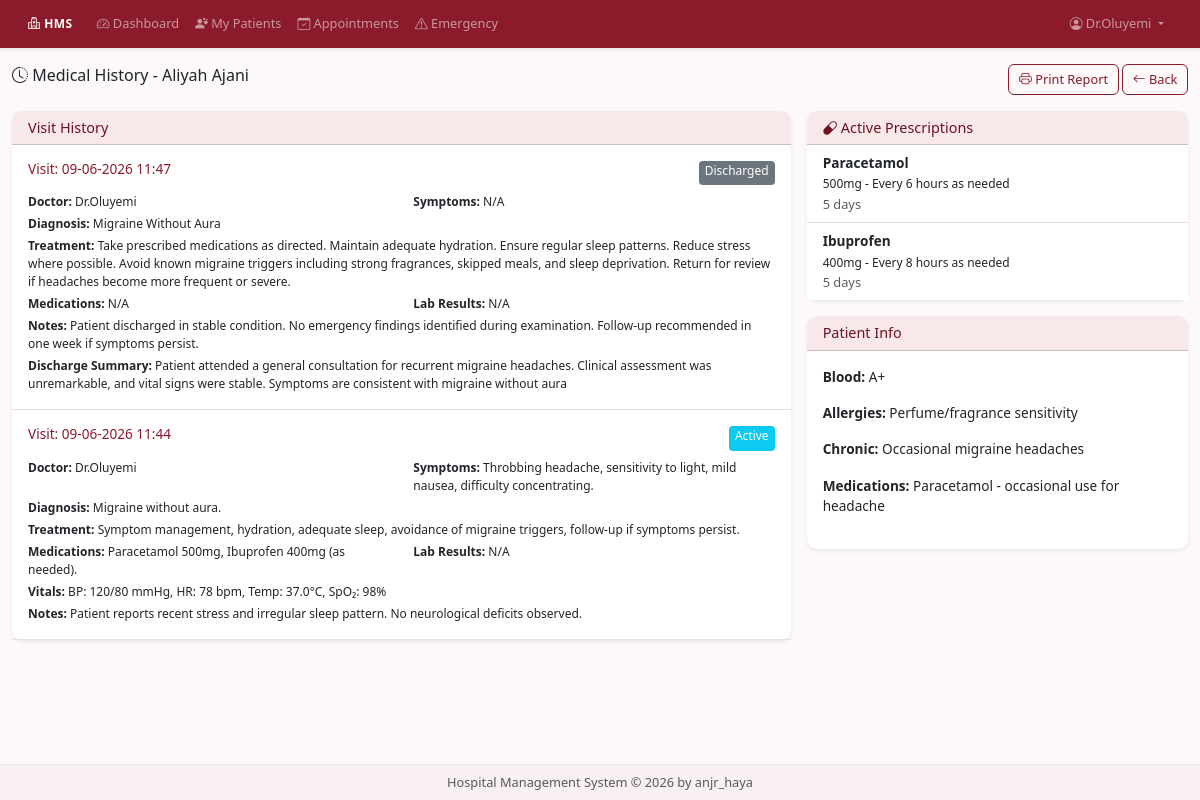
/doctor/medical-history/1 (signed in), run on the app's committed database.
### models/user.py (models this page shows, shortened)
class User(UserMixin, db.Model):
    __tablename__ = 'users'
    id = db.Column(db.Integer, primary_key=True)
    username = db.Column(db.String(80), unique=True, nullable=False)
    password_hash = db.Column(db.String(128), nullable=False)
    role = db.Column(db.String(20), nullable=False)
    name = db.Column(db.String(100), nullable=False)
    email = db.Column(db.String(120), unique=True)
    phone = db.Column(db.String(20))
    is_active_account = db.Column(db.Boolean, default=True)
    created_at = db.Column(db.DateTime, default=datetime.utcnow)
    last_login = db.Column(db.DateTime)
    doctor_profile = db.relationship('Doctor', backref='user', uselist=False, lazy=True)
    notifications = db.relationship('Notification', backref='user', lazy=True, foreign_keys='Notification.user_id')
    activities = db.relationship('ActivityLog', backref='user', lazy=True)
    ROLES = {'admin', 'doctor', 'receptionist', 'nurse'}
    @property
    def is_admin(self):
        return self.role == 'admin'
    @property
    def is_doctor(self):
        return self.role == 'doctor'

### models/patient.py (models this page shows, shortened)
class Patient(db.Model):
    __tablename__ = 'patients'
    id = db.Column(db.Integer, primary_key=True)
    first_name = db.Column(db.String(50), nullable=False)
    last_name = db.Column(db.String(50), nullable=False)
    date_of_birth = db.Column(db.Date, nullable=False)
    gender = db.Column(db.String(10), nullable=False)
    blood_group = db.Column(db.String(5))
    phone = db.Column(db.String(20), nullable=False)
    email = db.Column(db.String(120))
    address = db.Column(db.Text)
    city = db.Column(db.String(50))
    state = db.Column(db.String(50))
    zip_code = db.Column(db.String(10))
    emergency_contact_name = db.Column(db.String(100))
    emergency_contact_phone = db.Column(db.String(20))
    emergency_contact_relation = db.Column(db.String(50))
    allergies = db.Column(db.Text)
    chronic_conditions = db.Column(db.Text)
    current_medications = db.Column(db.Text)
    past_surgeries = db.Column(db.Text)
    family_medical_history = db.Column(db.Text)
    insurance_provider = db.Column(db.String(100))
    insurance_policy_number = db.Column(db.String(50))
    registration_date = db.Column(db.DateTime, default=datetime.utcnow)
    is_active = db.Column(db.Boolean, default=True)
    last_visit = db.Column(db.DateTime)
    created_by = db.Column(db.Integer, db.ForeignKey('users.id'))
    appointments = db.relationship('Appointment', backref='patient', lazy=True)
    medical_records = db.relationship('MedicalRecord', backref='patient', lazy=True)
    prescriptions = db.relationship('Prescription', backref='patient', lazy=True)
    bills = db.relationship('Billing', backref='patient', lazy=True)
    queue_entries = db.relationship('EmergencyQueue', backref='patient', lazy=True)
    @property
    def full_name(self):
        return f"{self.first_name} {self.last_name}"

### models/medical_record.py (models this page shows, shortened)
class MedicalRecord(db.Model):
    __tablename__ = 'medical_records'
    id = db.Column(db.Integer, primary_key=True)
    patient_id = db.Column(db.Integer, db.ForeignKey('patients.id'), nullable=False)
    doctor_id = db.Column(db.Integer, db.ForeignKey('doctors.id'), nullable=False)
    appointment_id = db.Column(db.Integer, db.ForeignKey('appointments.id'), nullable=True)
    visit_date = db.Column(db.DateTime, default=datetime.utcnow)
    chief_complaint = db.Column(db.Text)
    symptoms = db.Column(db.Text)
    diagnosis = db.Column(db.Text, nullable=False)
    treatment_plan = db.Column(db.Text)
    medications_prescribed = db.Column(db.Text)
    lab_tests_ordered = db.Column(db.Text)
    lab_results = db.Column(db.Text)
    vital_signs = db.Column(db.Text)
    notes = db.Column(db.Text)
    follow_up_date = db.Column(db.Date)
    is_discharged = db.Column(db.Boolean, default=False)
    discharge_summary = db.Column(db.Text)
    created_at = db.Column(db.DateTime, default=datetime.utcnow)

### models/prescription.py (models this page shows, shortened)
class Prescription(db.Model):
    __tablename__ = 'prescriptions'
    id = db.Column(db.Integer, primary_key=True)
    patient_id = db.Column(db.Integer, db.ForeignKey('patients.id'), nullable=False)
    doctor_id = db.Column(db.Integer, db.ForeignKey('doctors.id'), nullable=False)
    medication_name = db.Column(db.String(200), nullable=False)
    dosage = db.Column(db.String(100), nullable=False)
    frequency = db.Column(db.String(100), nullable=False)
    duration = db.Column(db.String(100))
    route = db.Column(db.String(50))
    instructions = db.Column(db.Text)
    refill_count = db.Column(db.Integer, default=0)
    is_active = db.Column(db.Boolean, default=True)
    prescribed_date = db.Column(db.DateTime, default=datetime.utcnow)
    prescribed_by = db.Column(db.Integer, db.ForeignKey('users.id'))

### controllers/doctor_routes.py (the view)
@doctor_bp.route('/medical-history/<int:patient_id>')
@login_required
@role_required('doctor')
def medical_history(patient_id):
    patient = Patient.query.get_or_404(patient_id)
    records = MedicalRecord.query.filter_by(patient_id=patient_id).order_by(MedicalRecord.visit_date.desc()).all()
    prescriptions = Prescription.query.filter_by(patient_id=patient_id, is_active=True).all()
    return render_template('doctor/medical_history.html', patient=patient, records=records, prescriptions=prescriptions)

### models/__init__.py (called while the page is built)
@login_manager.user_loader
def load_user(user_id):
    return User.query.get(int(user_id))

### views/templates/doctor/medical_history.html (shortened to what this page needs)
{% extends "base.html" %}
{% block content %}
<div class="d-flex justify-content-between align-items-center mb-3 no-print">
    <h4><i class="bi bi-clock-history"></i> Medical History - {{ patient.full_name }}</h4>
    <div>
        <button class="btn btn-outline-primary" onclick="window.print()"><i class="bi bi-printer"></i> Print Report</button>
        <a href="{{ url_for('doctor.view_patient', patient_id=patient.id) }}" class="btn btn-outline-primary"><i class="bi bi-arrow-left"></i> Back</a>
    </div>
</div>
<div class="row g-3">
    <div class="col-md-8">
        <div class="card shadow-sm">
            <div class="card-header bg-white"><h5 class="mb-0">Visit History</h5></div>
            <div class="card-body p-0">
                {% for r in records %}
                <div class="border-bottom p-3">
                    <div class="d-flex justify-content-between">
                        <h6 class="text-primary">Visit: {{ r.visit_date.strftime('%d-%m-%Y %H:%M') }}</h6>
                        <span class="badge bg-{{ 'secondary' if r.is_discharged else 'info' }}">{{ 'Discharged' if r.is_discharged else 'Active' }}</span>
                    </div>
                    <div class="row small mt-2">
                        <div class="col-md-6"><strong>Doctor:</strong> {{ r.doctor.user.name if r.doctor else 'N/A' }}</div>
                        <div class="col-md-6"><strong>Symptoms:</strong> {{ r.symptoms or 'N/A' }}</div>
                        <div class="col-12 mt-1"><strong>Diagnosis:</strong> {{ r.diagnosis }}</div>
                        <div class="col-12 mt-1"><strong>Treatment:</strong> {{ r.treatment_plan or 'N/A' }}</div>
                        <div class="col-md-6 mt-1"><strong>Medications:</strong> {{ r.medications_prescribed or 'N/A' }}</div>
                        <div class="col-md-6 mt-1"><strong>Lab Results:</strong> {{ r.lab_results or 'N/A' }}</div>
                        {% if r.vital_signs %}<div class="col-12 mt-1"><strong>Vitals:</strong> {{ r.vital_signs }}</div>{% endif %}
                        {% if r.notes %}<div class="col-12 mt-1"><strong>Notes:</strong> {{ r.notes }}</div>{% endif %}
                        {% if r.discharge_summary %}<div class="col-12 mt-1"><strong>Discharge Summary:</strong> {{ r.discharge_summary }}</div>{% endif %}
                    </div>
                </div>
                {% else %}
                <div class="text-center py-4 text-muted">No medical history recorded.</div>
                {% endfor %}
            </div>
        </div>
    </div>
    <div class="col-md-4">
        <div class="card shadow-sm">
            <div class="card-header bg-white"><h5 class="mb-0"><i class="bi bi-capsule"></i> Active Prescriptions</h5></div>
            <div class="card-body p-0">
                <ul class="list-group list-group-flush">
                    {% for p in prescriptions %}
                    <li class="list-group-item">
                        <strong>{{ p.medication_name }}</strong><br>
                        <small>{{ p.dosage }} - {{ p.frequency }}</small><br>
                        <small class="text-muted">{{ p.duration or '' }}</small>
                    </li>
                    {% else %}
                    <li class="list-group-item text-muted text-center">No active prescriptions</li>
                    {% endfor %}
                </ul>
            </div>
        </div>
        <div class="card shadow-sm mt-3">
            <div class="card-header bg-white"><h5 class="mb-0">Patient Info</h5></div>
            <div class="card-body small">
                <p><strong>Blood:</strong> {{ patient.blood_group or 'N/A' }}</p>
                <p><strong>Allergies:</strong> {{ patient.allergies or 'None' }}</p>
                <p><strong>Chronic:</strong> {{ patient.chronic_conditions or 'None' }}</p>
                <p><strong>Medications:</strong> {{ patient.current_medications or 'None' }}</p>
            </div>
        </div>
    </div>
</div>
{% endblock %}

### views/templates/base.html (shortened to what this page needs)
<!DOCTYPE html>
<html lang="en" class="h-100">
<head>
    <link href="https://cdn.jsdelivr.net/npm/bootstrap@5.3.2/dist/css/bootstrap.min.css" rel="stylesheet">
    <link href="https://cdn.jsdelivr.net/npm/bootstrap-icons@1.11.1/font/bootstrap-icons.css" rel="stylesheet">
    <link href="https://cdn.jsdelivr.net/npm/select2@4.1.0-rc.0/dist/css/select2.min.css" rel="stylesheet">
    <link rel="stylesheet" href="https://cdn.jsdelivr.net/npm/flatpickr/dist/flatpickr.min.css">
    <link href="{{ url_for('static', filename='css/style.css') }}" rel="stylesheet">
</head>
<body class="d-flex flex-column h-100">
    {% if current_user.is_authenticated %}
    <nav class="navbar navbar-expand-lg navbar-dark shadow-sm flex-shrink-0" style="background-color: #8B1A2B;">
        <div class="container-fluid">
            <a class="navbar-brand fw-bold small" href="{{ url_for('auth.login') }}">
                <i class="bi bi-hospital"></i> HMS
            </a>
            <div class="collapse navbar-collapse" id="navbarNav">
                <ul class="navbar-nav me-auto">
                    {% if current_user.is_admin %}
                    <li class="nav-item"><a class="nav-link small" href="{{ url_for('admin.dashboard') }}"><i class="bi bi-speedometer2"></i> Dashboard</a></li>
                    <li class="nav-item"><a class="nav-link small" href="{{ url_for('admin.manage_users') }}"><i class="bi bi-people"></i> Users</a></li>
                    <li class="nav-item"><a class="nav-link small" href="{{ url_for('admin.manage_doctors') }}"><i class="bi bi-person-badge"></i> Doctors</a></li>
                    <li class="nav-item"><a class="nav-link small" href="{{ url_for('admin.register_patient') }}"><i class="bi bi-person-plus"></i> Register</a></li>
                    <li class="nav-item"><a class="nav-link small" href="{{ url_for('admin.manage_patients') }}"><i class="bi bi-person-hearts"></i> Patients</a></li>
                    <li class="nav-item"><a class="nav-link small" href="{{ url_for('admin.archived_patients') }}"><i class="bi bi-archive"></i> Archived</a></li>
                    <li class="nav-item"><a class="nav-link small" href="{{ url_for('admin.manage_appointments') }}"><i class="bi bi-calendar-check"></i> Appointments</a></li>
                    <li class="nav-item"><a class="nav-link small" href="{{ url_for('admin.manage_billing') }}"><i class="bi bi-credit-card"></i> Billing</a></li>
                    <li class="nav-item"><a class="nav-link small" href="{{ url_for('admin.manage_departments') }}"><i class="bi bi-building"></i> Departments</a></li>
                    <li class="nav-item"><a class="nav-link small" href="{{ url_for('admin.reports') }}"><i class="bi bi-file-earmark-bar-graph"></i> Reports</a></li>
                    <li class="nav-item"><a class="nav-link small" href="{{ url_for('admin.activity_logs') }}"><i class="bi bi-activity"></i> Logs</a></li>
                    {% elif current_user.is_doctor %}
                    <li class="nav-item"><a class="nav-link small" href="{{ url_for('doctor.dashboard') }}"><i class="bi bi-speedometer2"></i> Dashboard</a></li>
                    <li class="nav-item"><a class="nav-link small" href="{{ url_for('doctor.my_patients') }}"><i class="bi bi-person-hearts"></i> My Patients</a></li>
                    <li class="nav-item"><a class="nav-link small" href="{{ url_for('doctor.appointments') }}"><i class="bi bi-calendar-check"></i> Appointments</a></li>
                    <li class="nav-item"><a class="nav-link small" href="{{ url_for('doctor.emergency_queue') }}"><i class="bi bi-exclamation-triangle"></i> Emergency</a></li>
                    {% endif %}
                </ul>
                <ul class="navbar-nav">
                    <li class="nav-item dropdown">
                        <a class="nav-link dropdown-toggle small" href="#" data-bs-toggle="dropdown">
                            <i class="bi bi-person-circle"></i> {{ current_user.name }}
                        </a>
                    </li>
                </ul>
            </div>
        </div>
    </nav>
    {% endif %}
    <div class="container-fluid flex-shrink-0 mt-3">
        {% block content %}{% endblock %}
    </div>
    <footer class="footer mt-auto py-2 flex-shrink-0" style="background-color: #f8f0f0;">
        <div class="container text-center">
            <span class="text-muted small">Hospital Management System &copy; 2026 by anjr_haya</span>
        </div>
    </footer>
</body>
</html>

### views/static/css/style.css (style rules this page uses)
:root { --wine: #8B1A2B; --wine-dark: #6B1320; --wine-light: #A82D3F; --pink: #F8E8EA; --pink-light: #FCF4F5; }
body { background: #fdf8f9; font-family: 'Segoe UI', Tahoma, Geneva, Verdana, sans-serif; font-size: 0.85rem; }
h1, h2, h3, h4, h5, h6 { font-size: 1rem; }
h4 { font-size: 1rem; }
h5 { font-size: 0.9rem; }
h6 { font-size: 0.85rem; }
p { font-size: 0.85rem; }
.card { border: none; border-radius: 10px; transition: transform 0.2s; font-size: 0.85rem; }
.card-body { font-size: 0.85rem; }
.card-header { border-radius: 10px 10px 0 0 !important; font-weight: 600; font-size: 0.85rem !important; background-color: var(--pink) !important; color: var(--wine-dark); }
.card-header h5, .card-header h6 { font-size: 0.9rem !important; }
.navbar { padding: 0.4rem 1rem; box-shadow: 0 2px 4px rgba(0,0,0,0.1); font-size: 0.8rem; }
.navbar-brand { font-size: 1rem; letter-spacing: 0.5px; }
.nav-link { font-size: 0.8rem !important; }
.btn { border-radius: 6px; font-weight: 500; font-size: 0.8rem; padding: 0.3rem 0.6rem; }
.btn-outline-primary { color: var(--wine); border-color: var(--wine); }
.badge { padding: 0.3em 0.5em; font-weight: 500; border-radius: 4px; font-size: 0.75rem; }
.footer { border-top: 1px solid #e9ecef; font-size: 0.75rem; }
.text-primary { color: var(--wine) !important; }
a { color: var(--wine); }
.list-group-item { font-size: 0.85rem; }
.small, small { font-size: 0.75rem; }
.text-muted { font-size: 0.8rem; }

### data on the page
User: name "Dr.Oluyemi"
Patient: full_name "Aliyah Ajani", blood_group "A+", allergies "Perfume/fragrance sensitivity", chronic_conditions "Occasional migraine headaches", current_medications "Paracetamol - occasional use for headache"
MedicalRecord: visit_date "09-06-2026 11:47", is_discharged "Discharged", doctor.user "Dr.Oluyemi", symptoms "N/A", diagnosis "Migraine Without Aura", treatment_plan "Take prescribed medications as directed. Maintain adequate hydration. Ensure regular sleep patterns. Reduce stress where possible. Avoid known migraine triggers including strong fragrances, skipped meals, and sleep deprivation. Return for review if headaches become more frequent or severe.", medications_prescribed "N/A", lab_results "N/A", notes "Patient discharged in stable condition. No emergency findings identified during examination. Follow-up recommended in one week if symptoms persist.", discharge_summary "Patient attended a general consultation for recurrent migraine headaches. Clinical assessment was unremarkable, and vital signs were stable. Symptoms are consistent with migraine without aura"
MedicalRecord: visit_date "09-06-2026 11:44", is_discharged "Active", doctor.user "Dr.Oluyemi", symptoms "Throbbing headache, sensitivity to light, mild nausea, difficulty concentrating.", diagnosis "Migraine without aura.", treatment_plan "Symptom management, hydration, adequate sleep, avoidance of migraine triggers, follow-up if symptoms persist.", medications_prescribed "Paracetamol 500mg, Ibuprofen 400mg (as needed).", lab_results "N/A", vital_signs "BP: 120/80 mmHg, HR: 78 bpm, Temp: 37.0°C, SpO₂: 98%", notes "Patient reports recent stress and irregular sleep pattern. No neurological deficits observed."
Prescription: medication_name "Paracetamol", dosage "500mg", frequency "Every 6 hours as needed", duration "5 days"
Prescription: medication_name "Ibuprofen", dosage "400mg", frequency "Every 8 hours as needed", duration "5 days"
